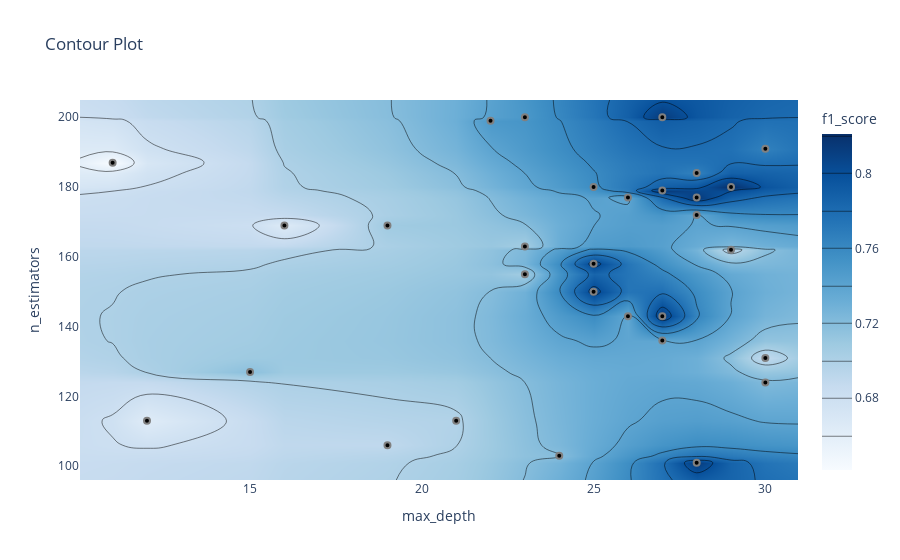

This figure's notebook cell:
### Markdown cell above
График контура отношений гиперпараметров

Он показывает связь между различными комбинациями гиперпараметров и значение метрики для этих комбинаций в виде контурного графика.

### Code cell
optuna.visualization.plot_contour(study, params=["max_depth", "n_estimators"],
                                  target_name="f1_score")

### Figure 1 — Plotly figure (JSON) as saved in the notebook; plotly's stock layout.template omitted (floating-point values rounded to 4 significant figures; data arrays with more than 128 entries replaced by an {"elided": "..."} marker saying what was removed)
{"data": [{"colorbar": {"title": {"text": "f1_score"}}, "colorscale": [[0, "rgb(247,251,255)"], [0.125, "rgb(222,235,247)"], [0.25, "rgb(198,219,239)"], [0.375, "rgb(158,202,225)"], [0.5, "rgb(107,174,214)"], [0.625, "rgb(66,146,198)"], [0.75, "rgb(33,113,181)"], [0.875, "rgb(8,81,156)"], [1, "rgb(8,48,107)"]], "connectgaps": true, "contours": {"coloring": "heatmap"}, "hoverinfo": "none", "line": {"smoothing": 1.3}, "reversescale": false, "type": "contour", "x": [10.05, 11, 12, 15, 16, 19, 21, 22, 23, 24, 25, 26, 27, 28, 29, 30, 30.95], "y": [96.05, 101, 103, 106, 113, 124, 127, 131, 136, 143, 150, 155, 158, 162, 163, 169, 172, 177, 179, 180, 184, 187, 191, 199, 200, 204.9], "z": {"elided": "26x17 float values"}}, {"marker": {"color": "black", "line": {"color": "Grey", "width": 2}}, "mode": "markers", "showlegend": false, "type": "scatter", "x": [23, 19, 12, 11, 24, 28, 28, 19, 21, 15, 30, 30, 27, 27, 25, 26, 22, 16, 27, 25, 30, 28, 28, 27, 23, 26, 29, 29, 25, 23], "y": [155, 169, 113, 187, 103, 101, 172, 106, 113, 127, 131, 191, 200, 143, 150, 143, 199, 169, 136, 158, 124, 177, 184, 179, 200, 177, 180, 162, 180, 163]}], "layout": {"title": {"text": "Contour Plot"}, "xaxis": {"range": [10.05, 30.95], "title": {"text": "max_depth"}}, "yaxis": {"range": [96.05, 204.9], "title": {"text": "n_estimators"}}}}
